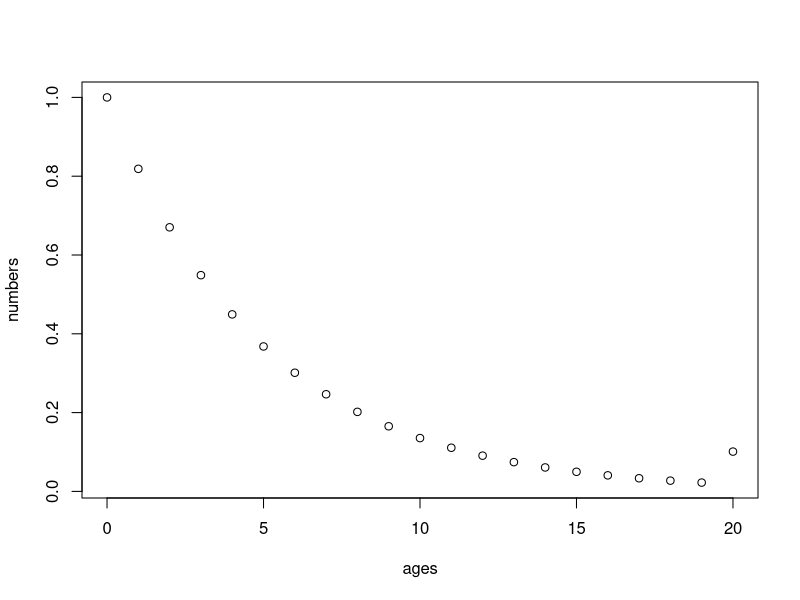
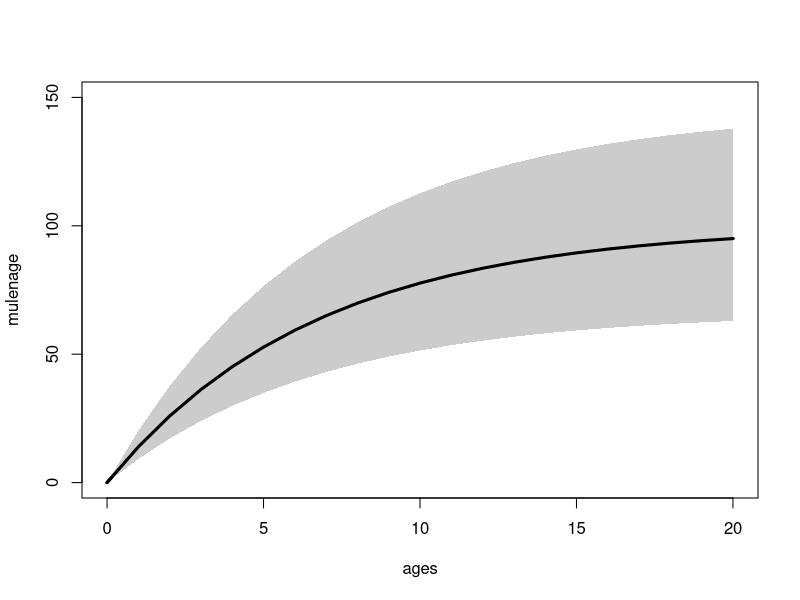
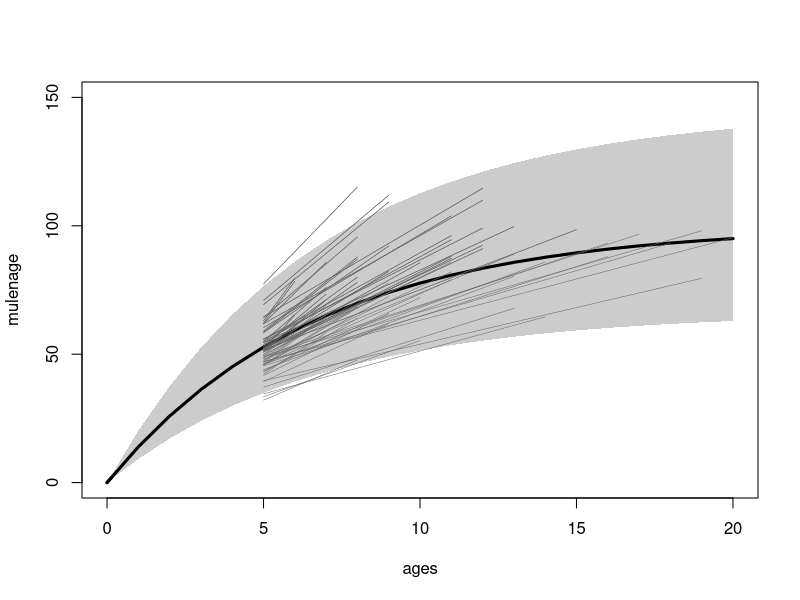
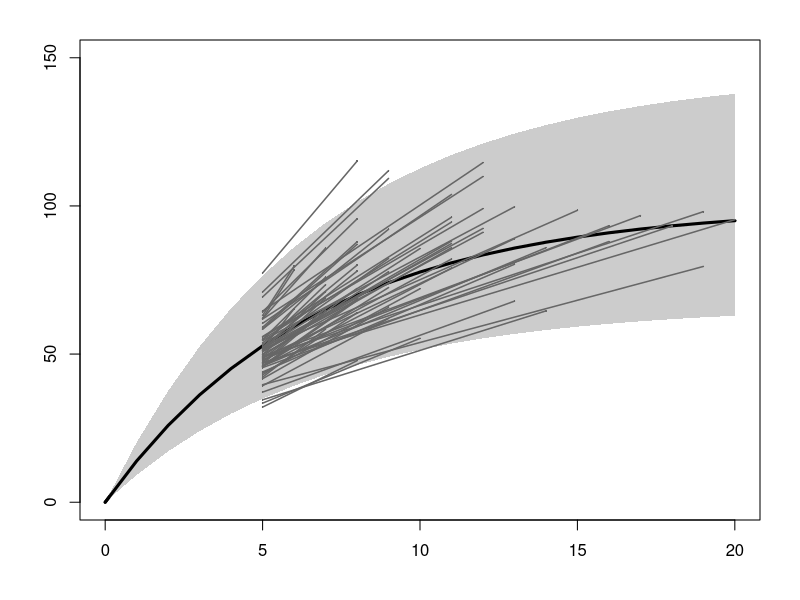
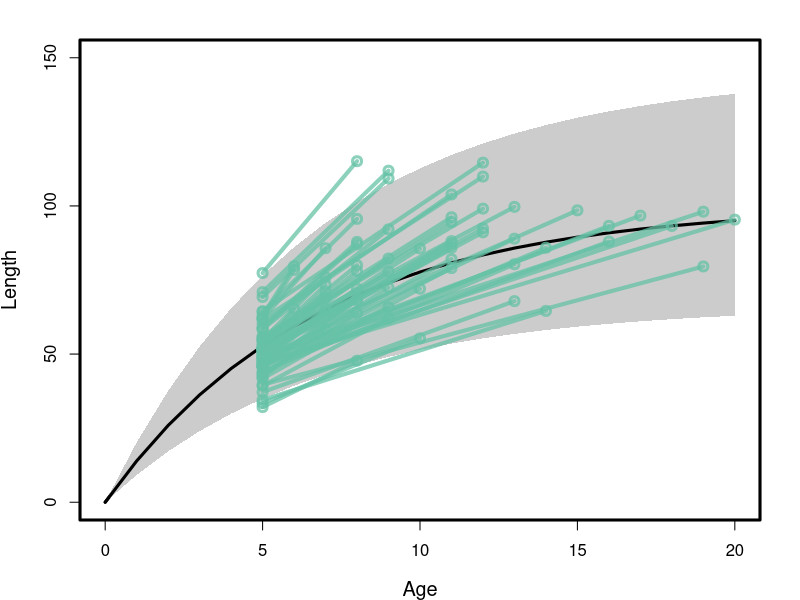
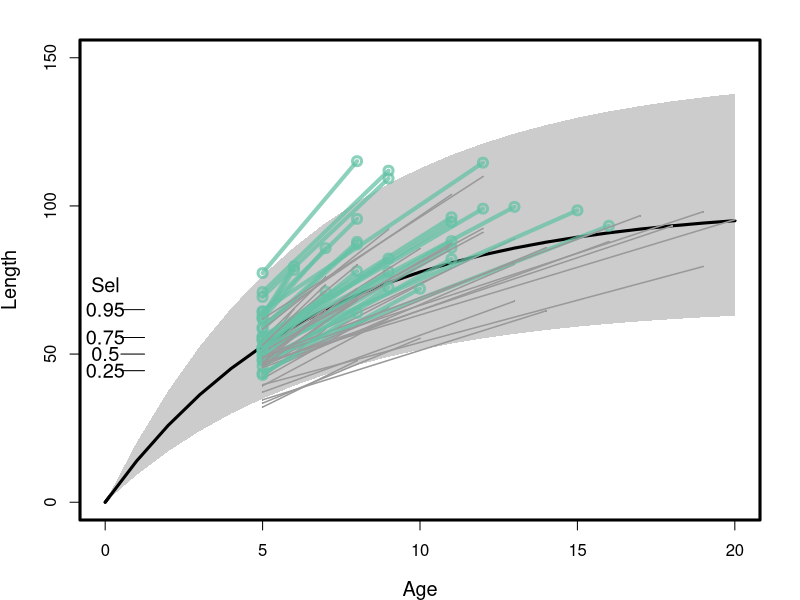
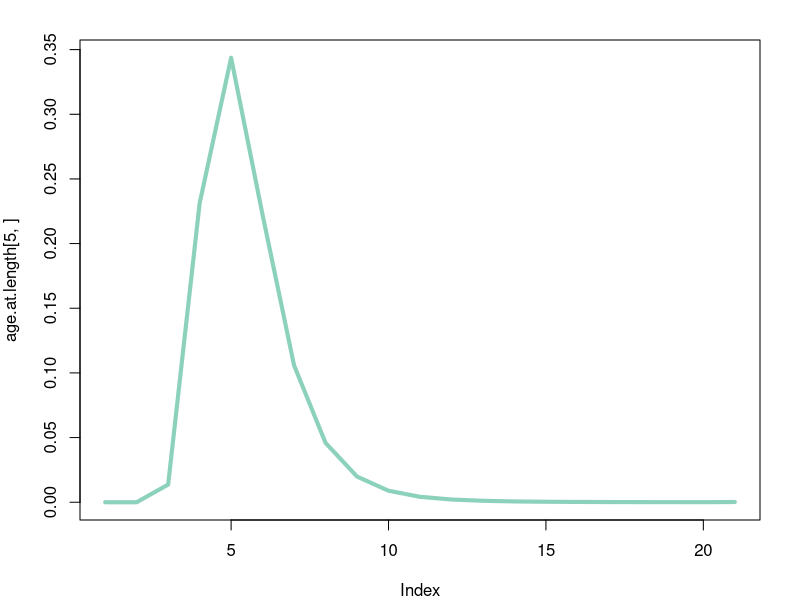
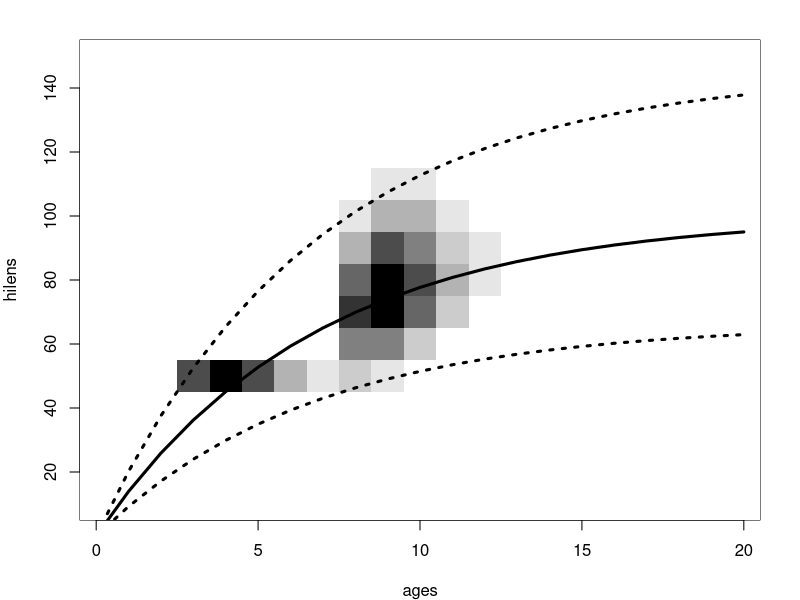

Reproduce these figures in R, in order. (Note: this script raises an error after producing the figures.)
###########################
#' Plot growth increment figure for CAPAM presentation
#' @date 31st OCtober 2014
#' @author Gavin Fay
############################

M <- 0.2
maxage <- 20
numbers <- rep(NA,(maxage+1))
ages <- 0:maxage

numbers <- exp(-1*M*ages)
numbers[length(numbers)] <- 
  numbers[length(numbers)]/(1-exp(-1*M))
plot(numbers~ages)

linf <- 100
vbk <- 0.15
cvlenage <- 0.2
tzero <- 0

mulenage <- linf*(1-exp(-1*vbk*(ages-tzero)))
sdlenage <- cvlenage*mulenage
lolenage <- mulenage*qlnorm(0.025,meanlog=-0.5*cvlenage^2,sdlog=cvlenage)
hilenage <- mulenage*qlnorm(0.975,meanlog=-0.5*cvlenage^2,sdlog=cvlenage)
par(mfrow=c(1,1))
plot(mulenage~ages,type='l',lwd=3,ylim=c(0,linf*1.5))
polygon(c(ages,rev(ages)),c(lolenage,rev(hilenage)),col=gray(0.8),border=NA)
lines(mulenage~ages,lwd=3)

num.recaps <- 60
release.age <- 5
recap.ages <- sample((release.age+1):maxage,num.recaps,replace=TRUE,
                     prob=numbers[(release.age+2):(maxage+1)])
release.ages <- rep(release.age,length(recap.ages))
release.lengths <- 
  mulenage[which(ages==release.age)]*rlnorm(num.recaps,meanlog=-0.5*cvlenage^2,
                                            sdlog=cvlenage)
recap.lengths <- 
  mulenage[recap.ages+1]*rlnorm(num.recaps,meanlog=-0.5*cvlenage^2,
                                            sdlog=cvlenage)

#recap.lengths <- 
#  release.lengths+(release.lengths-linf)*(exp(-1*vbk*(recap.ages-release.ages
#    ))-1)*rlnorm(num.recaps,meanlog=-0.5*cvlenage^2,sdlog=cvlenage)

for (i in 1:num.recaps)
{
  pilinf <- plnorm(release.lengths[i],
  meanlog=log(mulenage[release.ages[i]])+0.5*cvlenage^2,sdlog=cvlenage)
  ilinf <- linf*qlnorm(pilinf,meanlog=-0.5*cvlenage^2,sdlog=cvlenage)
  recap.lengths[i] <- ilinf*(1-exp(-1*vbk*(recap.ages[i]-tzero)))
}

#par(mfrow=c(2,2))
#hist(release.lengths)
#hist(recap.lengths)
par(mfrow=c(1,1))
plot(mulenage~ages,type='l',lwd=3,ylim=c(0,linf*1.5))
polygon(c(ages,rev(ages)),c(lolenage,rev(hilenage)),col=gray(0.8),border=NA)
lines(mulenage~ages,lwd=3)
for (i in 1:num.recaps)
 if (release.lengths[i]>50)
  lines(c(release.ages[i],recap.ages[i]),c(release.lengths[i],recap.lengths[i]),
        lwd=0.5,col=gray(0.4))
for (i in 1:num.recaps)
    lines(c(release.ages[i],recap.ages[i]),c(release.lengths[i],recap.lengths[i]),
          lwd=0.5,col=gray(0.4))

#for (i in 1:num.recaps)
#  if (release.lengths[i]<50)
#    lines(c(release.ages[i],recap.ages[i]),c(release.lengths[i],
#                                      recap.lengths[i]),lwd=0.5,col=gray(0.1))


len50 <- 50
len95 <- 65

selex.release <- 1./(1+exp(-1*log(19)*(release.lengths-len50)/(len95-len50)))
selex.recap <- 1./(1+exp(-1*log(19)*(recap.lengths-len50)/(len95-len50)))

is.release.sel <- rbinom(num.recaps,size=1,prob=selex.release)
is.recap.sel <- rbinom(num.recaps,size=1,prob=selex.recap)
is.recap.sel[is.release.sel==0] <- 0

#points and lines for all tag releases/recaptures
par(mfrow=c(1,1),oma=c(2,2,0,0),mar=c(2,2,2,2))
plot(mulenage~ages,type='l',lwd=3,ylim=c(0,linf*1.5),xlab="Age",ylab="Length")
polygon(c(ages,rev(ages)),c(lolenage,rev(hilenage)),col=gray(0.8),border=NA)
lines(mulenage~ages,lwd=3)
for (i in 1:num.recaps)
{
  #if (release.lengths[i]>50)
  #points(release.ages[i],release.lengths[i],col="orange",pch=1)  
  lines(c(release.ages[i],recap.ages[i]),c(release.lengths[i],recap.lengths[i]),
          lwd=1.5,col=gray(0.4))
 points(release.ages[i],release.lengths[i],col=gray(0.4),pch=16,lwd=2.5,cex=0.25)
 points(recap.ages[i],recap.lengths[i],col=gray(0.4),pch=16,lwd=2.5,cex=0.25)  
  }

#point color
tempcol<-col2rgb("orange")/255
tempcol <-  col2rgb("#66c2a5")/255 #,
#tempcol <-  col2rgb("#fc8d62")/255
#tempcol <-  col2rgb("#8da0cb")/255
col.use <- rgb(tempcol[1,1],tempcol[2,1],tempcol[3,1],alpha=0.75)
#col.use <- #c(
#tempcol <-  "#66c2a5" #,
#  "#fc8d62",
#  "#8da0cb")

#points and lines for all tag releases/recaptures
par(mfrow=c(1,1),oma=c(0,0,0,0),mar=c(4,4,2,2))
plot(mulenage~ages,type='l',lwd=3,ylim=c(0,linf*1.5),xlab="Age",ylab="Length",
     cex.lab=1.2)
box(lwd=3)
polygon(c(ages,rev(ages)),c(lolenage,rev(hilenage)),col=gray(0.8),border=NA)
lines(mulenage~ages,lwd=3)
for (i in 1:num.recaps)
{
  #if (release.lengths[i]>50)
  #points(release.ages[i],release.lengths[i],col="orange",pch=1)  
  lines(c(release.ages[i],recap.ages[i]),c(release.lengths[i],recap.lengths[i]),
        lwd=4,col=col.use)
  points(release.ages[i],release.lengths[i],col=col.use,pch=1,lwd=3,cex=1.2)
  points(recap.ages[i],recap.lengths[i],col=col.use,pch=1,lwd=3,cex=1.2)
}



#plot only those that are selected
par(mfrow=c(1,1),oma=c(0,0,0,0),mar=c(4,4,2,2))
plot(mulenage~ages,type='l',lwd=3,ylim=c(0,linf*1.5),xlab="Age",ylab="Length",
     cex.lab=1.2)
box(lwd=3)
polygon(c(ages,rev(ages)),c(lolenage,rev(hilenage)),col=gray(0.8),border=NA)
lines(mulenage~ages,lwd=3)
for (i in 1:num.recaps)
{
  #points(release.ages[i],release.lengths[i],col=gray(0.4),pch=1)
  #points(recap.ages[i],recap.lengths[i],col=gray(0.4),pch=1)    
  if (is.recap.sel[i]==0)
    {lines(c(release.ages[i],recap.ages[i]),c(release.lengths[i],recap.lengths[i]),
        lwd=1.5,col=gray(0.6))    
    points(release.ages[i],release.lengths[i],col=gray(0.6),pch=16,lwd=2.5,cex=0.25)
    points(recap.ages[i],recap.lengths[i],col=gray(0.6),pch=16,lwd=2.5,cex=0.25)  
  }
  if (is.recap.sel[i]==1)
  {
#  points(release.ages[i],release.lengths[i],col=col.use,pch=1)  
  lines(c(release.ages[i],recap.ages[i]),c(release.lengths[i],recap.lengths[i]),
        lwd=4,col=col.use)
  points(release.ages[i],release.lengths[i],col=col.use,pch=1,lwd=3,cex=1.2)
  points(recap.ages[i],recap.lengths[i],col=col.use,pch=1,lwd=3,cex=1.2)  
  }
}

selex <- c(seq(0.1,0.9,0.1),0.99)
selex <- c(seq(0.25,0.75,0.25),0.95)

plot.lens <- len50-1*log((1/selex)-1)*(len95-len50)/log(19)

for (i in 1:length(selex))
 {
  text(0,plot.lens[i],selex[i],cex=1.2)
  lines(c(0.5,1.25),rep(plot.lens[i],2),lwd=1)
 }
plot.lens <- len50-1*log((1/0.99)-1)*(len95-len50)/log(19)
text(0,plot.lens,"Sel",cex=1.2)

dlnorm(50,meanlog=mulenage[6]+0.5*cvlenage^2,sdlog=cvlenage)
qlnorm(50/mulenage[6],meanlog=0.5*cvlenage^2,sdlog=cvlenage)


hilens <- seq(10,150,10)
agelenfreq <- array(0,dim=c(length(hilens),(maxage+1)))

for (age in 0:maxage)
 {
  agelenfreq[,age+1] <- 
    plnorm(hilens,meanlog=log(mulenage[age+1])-0.5*cvlenage^2,sdlog=cvlenage)
  agelenfreq[-1,age+1] <- diff(agelenfreq[,age+1])
  agelenfreq[,age+1] <- numbers[age+1]*agelenfreq[,age+1]
}
age.at.length <- agelenfreq
for (i in 1:nrow(agelenfreq))
  age.at.length[i,] <- age.at.length[i,]/sum(age.at.length[i,])

#age-at-length for 40-50cm fish
plot(age.at.length[5,],type='l',lwd=4,col=col.use)
# time at liberty = 5 years
liberty = 5
z1matrix <- age.at.length
z1matrix[,] <- 0
z2matrix <- z1matrix
z1matrix[5,] <- age.at.length[5,]
agefreq <-  z1matrix[5,]
for (iyr in 1:liberty)
 {
  agefreq[maxage+1] <- agefreq[maxage+1]*exp(-M) + agefreq[maxage]*exp(-M)
  for (age in maxage:2)
   agefreq[age] <- agefreq[age-1]*exp(-M)
  agefreq[1] <- 0
 }
for (age in 1:(maxage+1))
 z2matrix[,age] <- agefreq[age]*agelenfreq[,age]/sum(agelenfreq[,age])
z2matrix[,] <- z2matrix[,]/sum(z2matrix)

image(x=ages,y=hilens,z=t(z1matrix/max(z1matrix)+z2matrix/max(z2matrix)),col=gray(seq(1,0,-0.1)))

#polygon(c(ages,rev(ages)),c(lolenage,rev(hilenage)),col=gray(0.8),border=NA)
lines(mulenage~ages,lwd=3)
lines(lolenage~ages,lwd=3,lty=3)
lines(hilenage~ages,lwd=3,lty=3)

#tempcol <-  col2rgb("#fc8d62")/255
#tempcol <-  col2rgb("#8da0cb")/255
#col.use <- rgb(tempcol[1,1],tempcol[2,1],tempcol[3,1],alpha=0.75)
tempcol <- col2rgb(gray(seq(1,0,-0.1)))/255
col.use <- rgb(tempcol[1,],tempcol[2,],tempcol[3,],alpha=0.75)
#image(x=ages,y=hilens,z=t(z2matrix),col=col.use)

z3matrix <- z2matrix
lolens <- c(0,hilens[-length(hilens)])
midlens <- lolens+(hilens-lolens)/2
selex <- 1./(1+exp(-1*log(19)*(midlens-len50)/(len95-len50)))
for (irow in 1:nrow(z3matrix))
  z3matrix[irow,] <- selex*z3matrix[irow,]

tempcol <- col2rgb(gray(seq(1,0,-0.1)))/255
col.use <- rgb(tempcol[1,],tempcol[2,],tempcol[3,],alpha=0.75)
image(x=ages,y=hilens,z=t(z3matrix),col=col.use,xlab="Age",ylab="Length")

cols <- c("#ffffff","#fc8d62")
nucols <- gradient_n_pal(cols)(seq(0, 1, length = 11))
tempcol <- col2rgb(nucols)/255
col.use <- rgb(tempcol[1,],tempcol[2,],tempcol[3,],alpha=0.5)
image(x=ages,y=hilens,z=t(z1matrix),col=col.use,xlab="Age",ylab="Length",add=TRUE)

lines(mulenage~ages,lwd=3)
lines(lolenage~ages,lwd=3,lty=3)
lines(hilenage~ages,lwd=3,lty=3)
box(lwd=3)

num.recaps2 <- 5
rel.age <- sample(ages,num.recaps2,replace=TRUE,prob=z1matrix[5,])
recap.ages2 <- rel.age + liberty
recap.lengths2 <- 
  mulenage[recap.ages2+1]*rlnorm(num.recaps2,meanlog=-0.5*cvlenage^2,
                                sdlog=cvlenage)
tempcol <-  col2rgb("#66c2a5")/255
col.use <- rgb(tempcol[1,1],tempcol[2,1],tempcol[3,1],alpha=1)
for (i in 1:(num.recaps2))
{
  lines(c(rel.age[i],recap.ages2[i]),c(hilens[5],recap.lengths2[i]),
        lwd=4,col=col.use)
  points(rel.age[i],hilens[5],col=col.use,pch=1,lwd=3,cex=1.2)
  points(recap.ages2[i],recap.lengths2[i],col=col.use,pch=1,lwd=3,cex=1.2)
}
